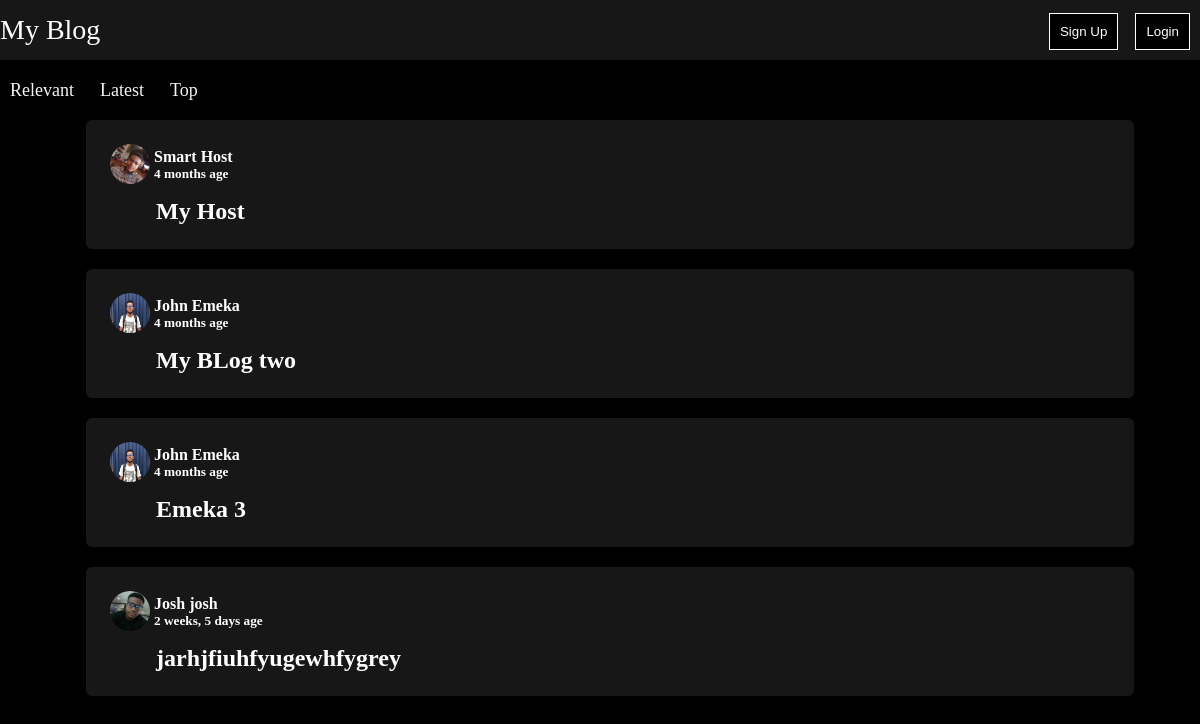
Before: / with the older database file.
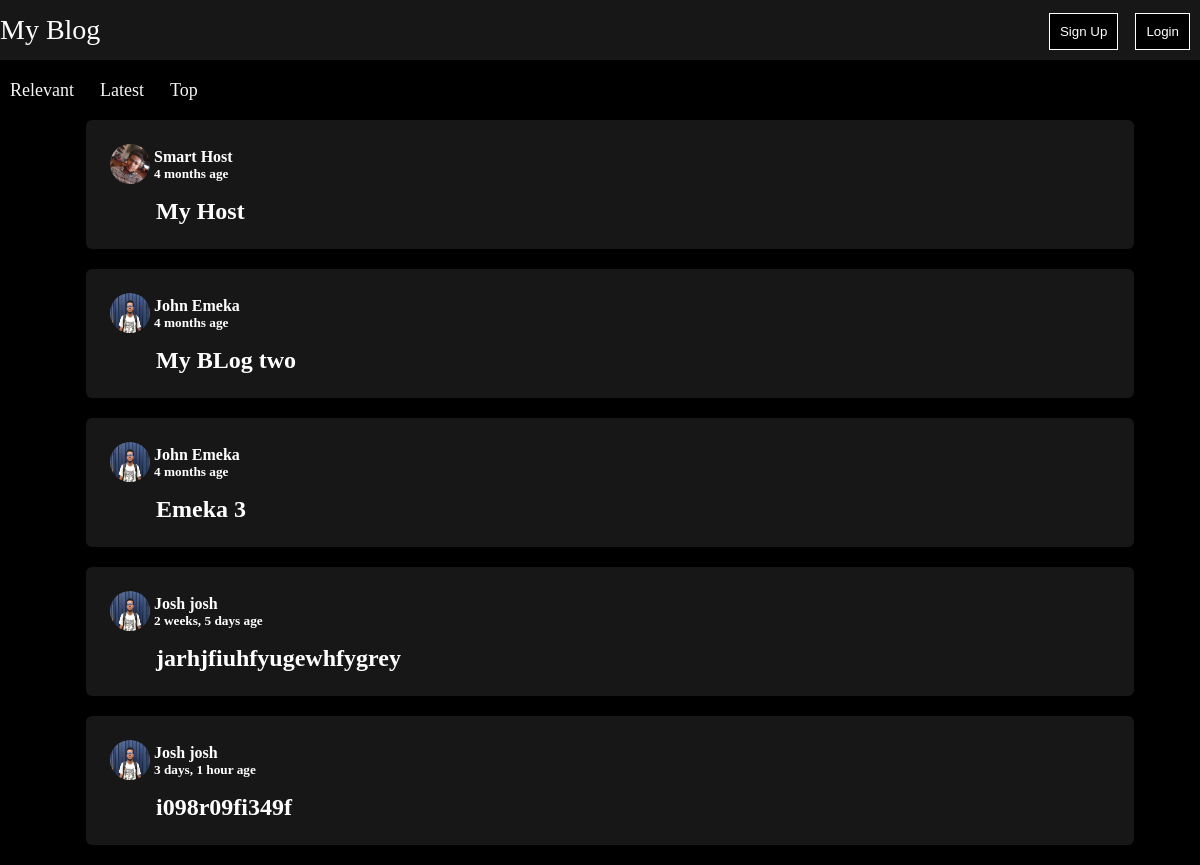
After: the same page with the newer database file.
### blog/models.py (models this page shows, shortened)
class Posts(models.Model):
    author = models.ForeignKey(User, on_delete=models.CASCADE)
    slug = models.SlugField(db_index=True, blank=True, max_length=250)
    title = models.CharField(max_length=250)
    author_img = models.CharField(max_length=50)
    views = models.IntegerField(default=0)
    date = models.DateTimeField(default=datetime.now())
    content = models.TextField()

class User(AbstractUser):
    profile_img = models.FileField(upload_to="profiles", blank=True)

### blog/views.py (the view)
# urls.py: path("", views.index),
def index(req):
    posts = Posts.objects.all()
    return render(req, "blog/index.html", {
        "posts": posts,
    })

### blog/templates/blog/index.html (shortened to what this page needs)
{% extends './base.html' %}
{% load static %}
{% block page_css %}
    <link rel="stylesheet" href="{% static 'blog/css/post.css' %}" />
{% endblock %}
{% block page_content %}
    {% include './includes/nav-tab.html' %}
    {% for post in posts %}
        {% include './includes/post-card.html' %}
    {% endfor %}
{% endblock %}

### blog/templates/blog/includes/post-card.html
{% load static %}
<div class="post-card">
    <div class="author-section">
        <img class="profile-img" height="40px" width="40px" src="/{{ post.author.profile_img }}" alt="profile"  />
        <div>
            <h4>{{ post.author.first_name }} {{ post.author.last_name }}</h4>
            <h5>{{ post.date | timesince }} age</h5>
        </div>
    </div>
    <div class="post-section">
        <h3>
            <a href="/post/{{post.slug}}">{{post.title}}</a>
        </h3>
    </div>
</div>

Changed rows visible on the page:
changed through a linked row, Posts "jarhjfiuhfyugewhfygrey": author.profile_img: a different picture
added Posts: author.profile_img (picture), author.first_name "Josh", author.last_name "josh", date "3 days, 1 hour", title "i098r09fi349f"
